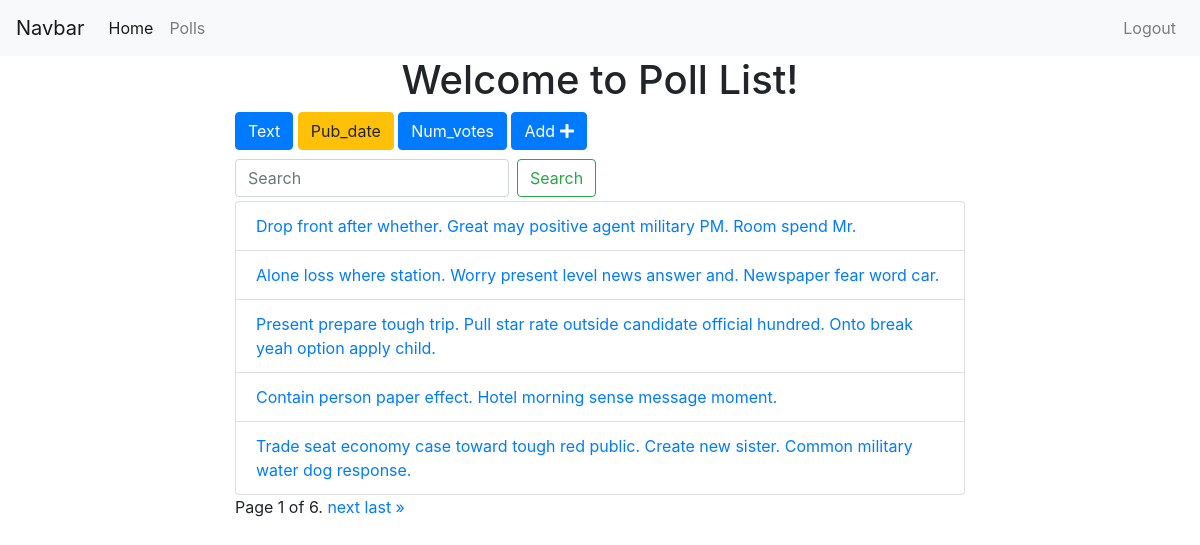
The page /polls/list/?pub_date=True (signed in) on the database its author committed.
### polls/models.py (models this page shows, shortened)
class Poll(models.Model):
    owner = models.ForeignKey(User, on_delete=models.CASCADE, default=1)
    text = models.CharField(max_length=255)
    pub_date = models.DateField()
    def __str__(self):
        return self.text

### polls/views.py (the view)
# urls.py: path('list/', views.polls_list, name="list"),
@login_required
def polls_list(request):
    polls = Poll.objects.all()
    search_term=''
    if 'text' in request.GET:
        polls = polls.order_by('text')
    if 'pub_date' in request.GET:
        polls = polls.order_by('-pub_date')
    if 'num_votes' in request.GET:
        polls = polls.annotate(Count('vote')).order_by('-vote__count')
    if 'search' in request.GET:
        search_term = request.GET['search']
        polls = polls.filter(text__icontains=search_term)
    paginator = Paginator(polls, 5)
    page = request.GET.get('page')
    polls = paginator.get_page(page)
    get_dict_copy = request.GET.copy()
    params = get_dict_copy.pop('page', True) and get_dict_copy.urlencode()
    context = {'polls': polls, 'params': params, 'search_term': search_term}
    return render(request, 'polls/polls_list.html', context)

### polls/templates/polls/polls_list.html (shortened to what this page needs)
{% extends 'base.html' %}
{% block content %}
<div class="container">
  <h1 class='text-center'>Welcome to Poll List!</h1>
  <div class="row">
    <div class="col-sm-8 offset-sm-2">
      <a
          href="?text=True"
          class="btn btn-{% if 'text' in request.GET %}warning{% else %}primary{% endif %}"
          style="margin-bottom: 5px">Text
      </a>
      <a
          href="?pub_date=True"
          class="btn btn-{% if 'pub_date' in request.GET %}warning{% else %}primary{% endif %}"
          style="margin-bottom: 5px">Pub_date
      </a>
      <a
          href="?num_votes=True"
          class="btn btn-{% if 'num_votes' in request.GET %}warning{% else %}primary{% endif %}"
          style="margin-bottom: 5px">Num_votes
      </a>
      <a href="{% url 'polls:add' %}" class="btn btn-primary" style="margin-bottom: 5px">Add <i class="fas fa-plus"></i> </a>
      <form class="form-inline my-2 my-lg-1">
        <input
            class="form-control mr-sm-2"
            type="search"
            placeholder="Search"
            aria-label="Search"
            name='search'
            value="{{search_term}}">
        <button class="btn btn-outline-success my-2 my-sm-0" type="submit">Search</button>
      </form>
      <ul class="list-group">
        {% for poll in polls %}
        <li class="list-group-item">
          <a href="{% url 'polls:detail' poll.id %}">{{ poll }}</a>
        </li>
        {% endfor %}
      </ul>
      <div class="pagination">
          <span class="step-links">
              <span class="current">
                  Page {{ polls.number }} of {{ polls.paginator.num_pages }}.
              </span>
              {% if polls.has_next %}
                  <a href="?page={{ polls.next_page_number }}&{{params}}">next</a>
                  <a href="?page={{ polls.paginator.num_pages }}&{{params}}">last &raquo;</a>
              {% endif %}
          </span>
      </div>
    </div>
  </div>
</div>
{% endblock %}

### rows shown on the page
Poll: text "Drop front after whether. Great may positive agent military PM. Room spend Mr."
Poll: text "Alone loss where station. Worry present level news answer and. Newspaper fear word car."
Poll: text "Present prepare tough trip. Pull star rate outside candidate official hundred. Onto break yeah option apply child."
Poll: text "Contain person paper effect. Hotel morning sense message moment."
Poll: text "Trade seat economy case toward tough red public. Create new sister. Common military water dog response."

### other values the page prints
{{ polls.number }} "1"
{{ polls.paginator.num_pages }} "6"
